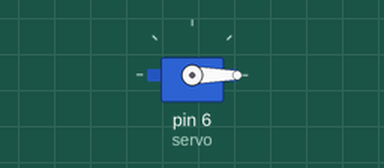
Recording of a sketch running on a simulated Arduino Uno, built with avr-gcc and run on an emulated ATmega328P. On the bench: servo.

Above: at 0.05 s.
At 4.05 s:
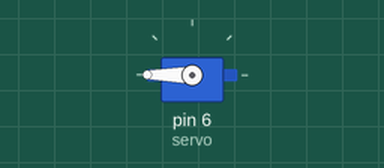
At 8.0 s:
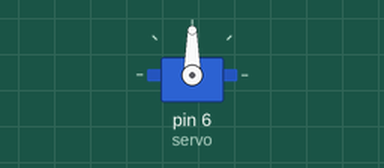
Timing chart, 0 to 10.4 s (numbered marks = the images above):
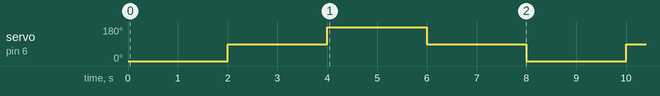

The sketch:

servo-motor.ino
```cpp
#include <Servo.h>

Servo servo;

void setup() {
  servo.attach(6);

}

void loop() {

  servo.write(0);
  delay(2000);

  servo.write(90);
  delay(2000);


  servo.write(180);
  delay(2000);

  servo.write(90);
  delay(2000);

}
```

Measured:
- by itself, servo on pin 6 (servo): repeats every 8.0 s: 180° 2.0 s, 90° 2.0 s, 0° 2.0 s, 90° 2.0 s
